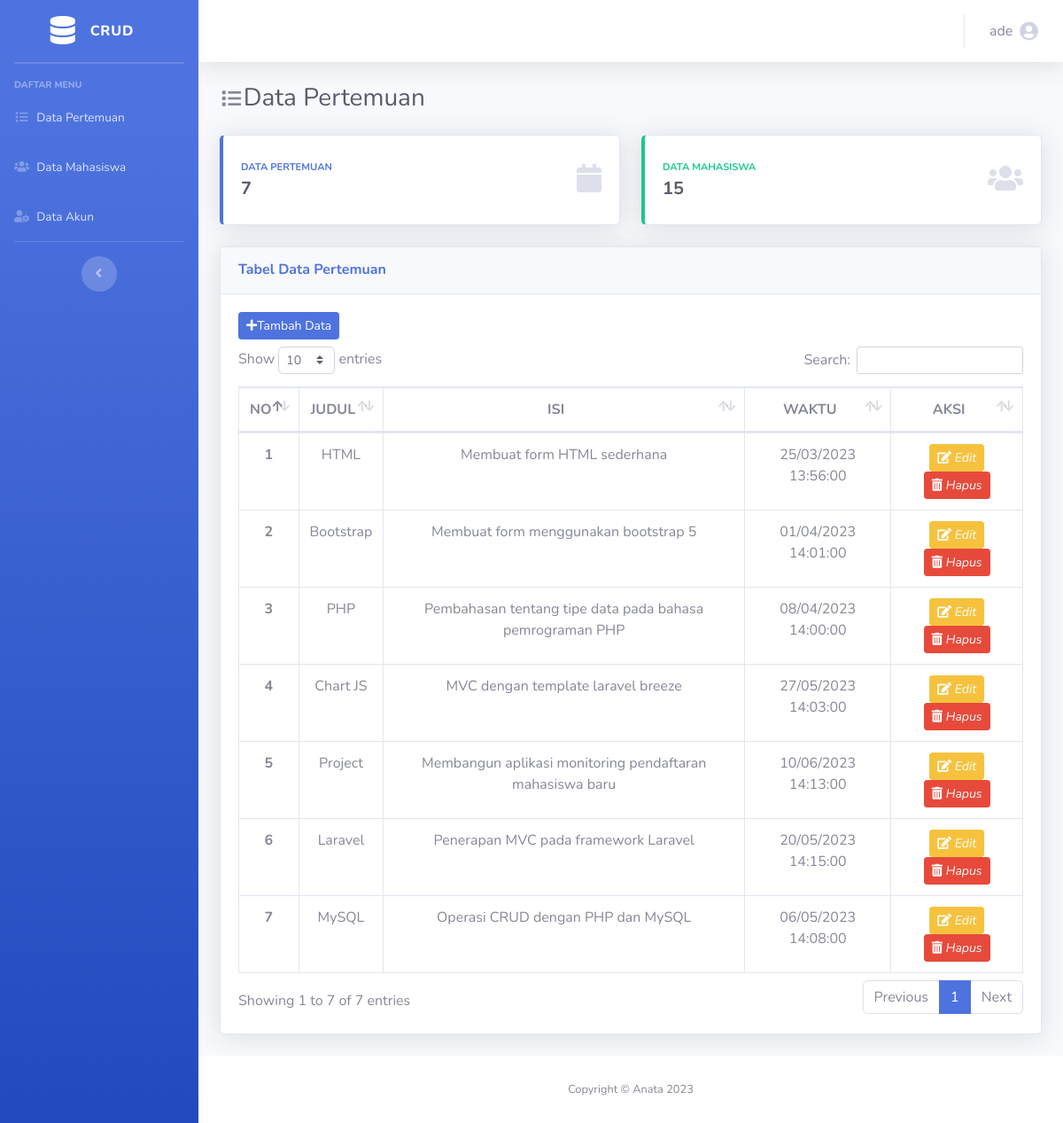
The page /index.php (signed in) on the database its author committed.
### tables this page shows
CREATE TABLE `data_pertemuan` (
  `id_data_pertemuan` int(11) NOT NULL,
  `judul_pertemuan` varchar(100) NOT NULL,
  `isi_pertemuan` varchar(225) NOT NULL,
  `waktu_pertemuan` datetime NOT NULL
);

### config/controller.php (called while the page is built, shortened)
<?php
include 'koneksi.php';
function select($query){
  global $db;
  $result = mysqli_query($db, $query);
  $rows = [];
  while ($row = mysqli_fetch_assoc($result)){
    $rows[] = $row;
  }
  return $rows;
}

### index.php (the view, shortened to what this page needs)
<?php
include 'layout/header.php';
$pertemuan = select("SELECT * FROM data_pertemuan");
?>
<div id="content-wrapper" class="d-flex flex-column">
  <div id="content">
    <nav class="navbar navbar-expand navbar-light bg-white topbar mb-4 static-top shadow">
      <ul class="navbar-nav ml-auto">
        <li class="nav-item dropdown no-arrow">
          <a class="nav-link dropdown-toggle" href="#" id="userDropdown" role="button" data-toggle="dropdown" aria-haspopup="true" aria-expanded="false">
            <span class="mr-2 d-none d-lg-inline text-gray-600"><?= $_SESSION['nama']; ?></span>
            <i class="fas fa-user-circle fa-lg"></i>
          </a>
        </li>
      </ul>
    </nav>
    <div class="container-fluid">
      <div class="d-sm-flex align-items-center mb-4">
        <i class="fas fa-fw fa-list fa-lg"></i>
        <h1 class="h3 mb-0 text-gray-800">Data Pertemuan</h1>
      </div>
      <div class="row">
        <div class="col-xl-6 col-md-6 mb-4">
          <div class="card border-left-primary shadow h-100 py-2">
            <div class="card-body">
              <div class="row no-gutters align-items-center">
                <div class="col mr-2">
                  <div class="text-xs font-weight-bold text-primary text-uppercase mb-1">
                    Data Pertemuan</div>
                  <div class="h5 mb-0 font-weight-bold text-gray-800">7</div>
                </div>
                <div class="col-auto">
                  <i class="fas fa-calendar fa-2x text-gray-300"></i>
                </div>
              </div>
            </div>
          </div>
        </div>
        <div class="col-xl-6 col-md-6 mb-4">
          <div class="card border-left-success shadow h-100 py-2">
            <div class="card-body">
              <div class="row no-gutters align-items-center">
                <div class="col mr-2">
                  <div class="text-xs font-weight-bold text-success text-uppercase mb-1">
                    Data Mahasiswa</div>
                  <div class="h5 mb-0 font-weight-bold text-gray-800">15</div>
                </div>
                <div class="col-auto">
                  <i class="fas fa-users fa-2x text-gray-300"></i>
                </div>
              </div>
            </div>
          </div>
        </div>
      </div>
      <div class="card shadow mb-4">
        <div class="card-header py-3">
          <h6 class="m-0 font-weight-bold text-primary">Tabel Data Pertemuan</h6>
        </div>
        <div class="card-body">
          <a href="tambah_data.php" class="btn btn-primary btn-sm mb-2"><i class="fas fa-plus"></i>Tambah Data</a>
          <div class="table-responsive">
            <table id="dataTable" class="table table-bordered" width="100%" cellspacing="0">
              <thead class="text-center">
                <tr>
                  <th scope="col" class="text-center">NO</th>
                  <th scope="col" class="text-center">JUDUL</th>
                  <th scope="col" class="text-center">ISI</th>
                  <th scope="col" class="text-center">WAKTU</th>
                  <th scope="col" class="text-center">AKSI</th>
                </tr>
              </thead>
              <tbody class="text-center">
                <?php $no = 1; ?>
                <?php foreach ($pertemuan as $data_pertemuan) : ?>
                  <tr>
                    <th><?= $no++; ?></th>
                    <td><?= $data_pertemuan['judul_pertemuan']; ?></td>
                    <td><?= $data_pertemuan['isi_pertemuan']; ?></td>
                    <td><?= date('d/m/Y H:i:s', strtotime($data_pertemuan['waktu_pertemuan'])); ?></td>
                    <td>
                      <a href="edit_data.php?id_data_pertemuan= <?= $data_pertemuan['id_data_pertemuan']; ?>" class="btn btn-warning btn-sm text-white">
                        <i class="fas fa-edit"></i>
                        <i>Edit</i>
                      </a>
                      <span>
                        <button type="button" class="btn btn-danger btn-sm text-white" data-toggle="modal" data-target="#hapusModal<?= $data_pertemuan['id_data_pertemuan']; ?>">
                          <i class="fas fa-trash-alt"></i>
                          <i>Hapus</i>
                        </button>
                    </td>
                  </tr>
                <?php endforeach; ?>
              </tbody>
            </table>
          </div>
        </div>
      </div>
    </div>
  </div>
  <?php
  include 'layout/footer.php';
  ?>

### layout/header.php (shortened to what this page needs)
<?php
include 'config/koneksi.php';
include 'config/controller.php';
?>
<!DOCTYPE html>
<html lang="en">
<head>
  <link href="assets-temp/vendor/fontawesome-free/css/all.min.css" rel="stylesheet" type="text/css">
  <link href="assets-temp/dist/css/sb-admin-2.min.css" rel="stylesheet">
  <link href="assets-temp/vendor/datatables/dataTables.bootstrap4.min.css" rel="stylesheet">
</head>
<body id="page-top">
  <div id="wrapper">
    <ul class="navbar-nav bg-gradient-primary sidebar sidebar-dark accordion" id="accordionSidebar">
      <a class="sidebar-brand d-flex align-items-center justify-content-center">
        <div class="sidebar-brand-icon">
          <i class="fas fa-database"></i>
        </div>
        <div class="sidebar-brand-text mx-3">CRUD</div>
      </a>
      <hr class="sidebar-divider my-0">
      <hr class="sidebar-divider">
      <div class="sidebar-heading">
        Daftar Menu
      </div>
      <?php if ($_SESSION['level'] == 1 or $_SESSION['level'] == 2) : ?>
        <li class="nav-item">
          <a class="nav-link" href="index.php">
            <i class="fas fa-fw fa-list"></i>
            <span>Data Pertemuan</span></a>
        </li>
      <?php endif; ?>
      <?php if ($_SESSION['level'] == 1 or $_SESSION['level'] == 3) : ?>
        <li class="nav-item">
          <a class="nav-link" href="mahasiswa.php">
            <i class="fas fa-fw fa-users"></i>
            <span>Data Mahasiswa</span></a>
        </li>
      <?php endif; ?>
      <li class="nav-item">
        <a class="nav-link" href="akun.php">
          <i class="fas fa-fw fa-user-cog"></i>
          <span>Data Akun</span></a>
      </li>
      <hr class="sidebar-divider d-none d-md-block">
      <div class="text-center d-none d-md-inline">
        <button class="rounded-circle border-0" id="sidebarToggle"></button>
      </div>
    </ul>

### layout/footer.php (shortened to what this page needs)
<footer class="sticky-footer bg-white">
    <div class="container my-auto">
        <div class="copyright text-center my-auto">
            <span>Copyright &copy; Anata <?= date('Y'); ?></span>
        </div>
    </div>
</footer>
</div>
</div>
</body>
</html>

### rows shown on the page
data_pertemuan: judul_pertemuan "HTML", isi_pertemuan "Membuat form HTML sederhana", waktu_pertemuan "25/03/2023 13:56:00"
data_pertemuan: judul_pertemuan "Bootstrap", isi_pertemuan "Membuat form menggunakan bootstrap 5", waktu_pertemuan "01/04/2023 14:01:00"
data_pertemuan: judul_pertemuan "PHP", isi_pertemuan "Pembahasan tentang tipe data pada bahasa pemrograman PHP", waktu_pertemuan "08/04/2023 14:00:00"
data_pertemuan: judul_pertemuan "Chart JS", isi_pertemuan "MVC dengan template laravel breeze", waktu_pertemuan "27/05/2023 14:03:00"
data_pertemuan: judul_pertemuan "Project", isi_pertemuan "Membangun aplikasi monitoring pendaftaran mahasiswa baru", waktu_pertemuan "10/06/2023 14:13:00"
data_pertemuan: judul_pertemuan "Laravel", isi_pertemuan "Penerapan MVC pada framework Laravel", waktu_pertemuan "20/05/2023 14:15:00"
data_pertemuan: judul_pertemuan "MySQL", isi_pertemuan "Operasi CRUD dengan PHP dan MySQL", waktu_pertemuan "06/05/2023 14:08:00"

### other values the page prints
$_SESSION['nama'] "ade"
